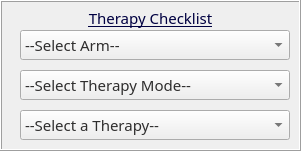
    <widget class="QFrame" name="frame_selectTherapy">
     <property name="geometry">
      <rect>
       <x>0</x>
       <y>120</y>
       <width>301</width>
       <height>151</height>
      </rect>
     </property>
     <property name="font">
      <font>
       <weight>50</weight>
       <bold>false</bold>
      </font>
     </property>
     <property name="frameShape">
      <enum>QFrame::Box</enum>
     </property>
     <property name="frameShadow">
      <enum>QFrame::Raised</enum>
     </property>
     <property name="lineWidth">
      <number>1</number>
     </property>
     <widget class="QLabel" name="label_selectTherapy">
      <property name="geometry">
       <rect>
        <x>8</x>
        <y>5</y>
        <width>285</width>
        <height>26</height>
       </rect>
      </property>
      <property name="palette">
       <palette>
        <active>
         <colorrole role="WindowText">
          <brush brushstyle="SolidPattern">
           <color alpha="255">
            <red>0</red>
            <green>0</green>
            <blue>65</blue>
           </color>
          </brush>
         </colorrole>
         <colorrole role="Text">
          <brush brushstyle="SolidPattern">
           <color alpha="255">
            <red>0</red>
            <green>85</green>
            <blue>0</blue>
           </color>
          </brush>
         </colorrole>
         <colorrole role="ButtonText">
          <brush brushstyle="SolidPattern">
           <color alpha="255">
            <red>0</red>
            <green>0</green>
            <blue>127</blue>
           </color>
          </brush>
         </colorrole>
         <colorrole role="Base">
          <brush brushstyle="SolidPattern">
           <color alpha="255">
            <red>255</red>
            <green>255</green>
            <blue>255</blue>
           </color>
          </brush>
         </colorrole>
         <colorrole role="Window">
          <brush brushstyle="SolidPattern">
           <color alpha="255">
            <red>255</red>
            <green>255</green>
            <blue>255</blue>
           </color>
          </brush>
         </colorrole>
         <colorrole role="Shadow">
          <brush brushstyle="SolidPattern">
           <color alpha="255">
            <red>0</red>
            <green>0</green>
            <blue>127</blue>
           </color>
          </brush>
         </colorrole>
         <colorrole role="PlaceholderText">
          <brush brushstyle="NoBrush">
           <color alpha="128">
            <red>0</red>
            <green>85</green>
            <blue>0</blue>
           </color>
          </brush>
         </colorrole>
        </active>
        <inactive>
         <colorrole role="WindowText">
          <brush brushstyle="SolidPattern">
           <color alpha="255">
            <red>0</red>
            <green>0</green>
            <blue>65</blue>
           </color>
          </brush>
         </colorrole>
         <colorrole role="Text">
          <brush brushstyle="SolidPattern">
           <color alpha="255">
            <red>0</red>
            <green>85</green>
            <blue>0</blue>
           </color>
          </brush>
         </colorrole>
         <colorrole role="ButtonText">
          <brush brushstyle="SolidPattern">
           <color alpha="255">
            <red>0</red>
            <green>0</green>
            <blue>127</blue>
           </color>
          </brush>
         </colorrole>
         <colorrole role="Base">
          <brush brushstyle="SolidPattern">
           <color alpha="255">
            <red>255</red>
            <green>255</green>
            <blue>255</blue>
           </color>
          </brush>
         </colorrole>
         <colorrole role="Window">
          <brush brushstyle="SolidPattern">
           <color alpha="255">
            <red>255</red>
            <green>255</green>
            <blue>255</blue>
           </color>
          </brush>
         </colorrole>
         <colorrole role="Shadow">
          <brush brushstyle="SolidPattern">
           <color alpha="255">
            <red>0</red>
            <green>0</green>
            <blue>127</blue>
           </color>
          </brush>
         </colorrole>
         <colorrole role="PlaceholderText">
          <brush brushstyle="NoBrush">
           <color alpha="128">
            <red>0</red>
            <green>85</green>
            <blue>0</blue>
           </color>
          </brush>
         </colorrole>
        </inactive>
        <disabled>
         <colorrole role="WindowText">
          <brush brushstyle="SolidPattern">
           <color alpha="255">
            <red>120</red>
            <green>120</green>
            <blue>120</blue>
           </color>
          </brush>
         </colorrole>
         <colorrole role="Text">
          <brush brushstyle="SolidPattern">
           <color alpha="255">
            <red>120</red>
            <green>120</green>
            <blue>120</blue>
           </color>
          </brush>
         </colorrole>
         <colorrole role="ButtonText">
          <brush brushstyle="SolidPattern">
           <color alpha="255">
            <red>120</red>
            <green>120</green>
            <blue>120</blue>
           </color>
          </brush>
         </colorrole>
         <colorrole role="Base">
          <brush brushstyle="SolidPattern">
           <color alpha="255">
            <red>255</red>
            <green>255</green>
            <blue>255</blue>
           </color>
          </brush>
         </colorrole>
         <colorrole role="Window">
          <brush brushstyle="SolidPattern">
           <color alpha="255">
            <red>255</red>
            <green>255</green>
            <blue>255</blue>
           </color>
          </brush>
         </colorrole>
         <colorrole role="Shadow">
          <brush brushstyle="SolidPattern">
           <color alpha="255">
            <red>0</red>
            <green>0</green>
            <blue>127</blue>
           </color>
          </brush>
         </colorrole>
         <colorrole role="PlaceholderText">
          <brush brushstyle="NoBrush">
           <color alpha="128">
            <red>0</red>
            <green>85</green>
            <blue>0</blue>
           </color>
          </brush>
         </colorrole>
        </disabled>
       </palette>
      </property>
      <property name="font">
       <font>
        <family>Tunga</family>
        <pointsize>11</pointsize>
        <weight>50</weight>
        <bold>false</bold>
        <underline>true</underline>
        <kerning>true</kerning>
       </font>
      </property>
      <property name="cursor">
       <cursorShape>PointingHandCursor</cursorShape>
      </property>
      <property name="frameShape">
       <enum>QFrame::NoFrame</enum>
      </property>
      <property name="frameShadow">
       <enum>QFrame::Plain</enum>
      </property>
      <property name="text">
       <string>Therapy Checklist</string>
      </property>
      <property name="scaledContents">
       <bool>true</bool>
      </property>
      <property name="alignment">
       <set>Qt::AlignCenter</set>
      </property>
     </widget>
     <widget class="QComboBox" name="combo_armSelection">
      <property name="geometry">
       <rect>
        <x>20</x>
        <y>30</y>
        <width>270</width>
        <height>30</height>
       </rect>
      </property>
      <property name="palette">
       <palette>
        <active>
         <colorrole role="WindowText">
          <brush brushstyle="SolidPattern">
           <color alpha="255">
            <red>0</red>
            <green>0</green>
            <blue>0</blue>
           </color>
          </brush>
         </colorrole>
         <colorrole role="Text">
          <brush brushstyle="SolidPattern">
           <color alpha="255">
            <red>0</red>
            <green>85</green>
            <blue>0</blue>
           </color>
          </brush>
         </colorrole>
         <colorrole role="ButtonText">
          <brush brushstyle="SolidPattern">
           <color alpha="255">
            <red>0</red>
            <green>0</green>
            <blue>0</blue>
           </color>
          </brush>
         </colorrole>
         <colorrole role="PlaceholderText">
          <brush brushstyle="NoBrush">
           <color alpha="128">
            <red>0</red>
            <green>85</green>
            <blue>0</blue>
           </color>
          </brush>
         </colorrole>
        </active>
        <inactive>
         <colorrole role="WindowText">
          <brush brushstyle="SolidPattern">
           <color alpha="255">
            <red>47</red>
            <green>46</green>
            <blue>46</blue>
           </color>
          </brush>
         </colorrole>
         <colorrole role="Text">
          <brush brushstyle="SolidPattern">
           <color alpha="255">
            <red>47</red>
            <green>46</green>
            <blue>46</blue>
           </color>
          </brush>
         </colorrole>
         <colorrole role="ButtonText">
          <brush brushstyle="SolidPattern">
           <color alpha="255">
            <red>47</red>
            <green>46</green>
            <blue>46</blue>
           </color>
          </brush>
         </colorrole>
         <colorrole role="PlaceholderText">
          <brush brushstyle="NoBrush">
           <color alpha="128">
            <red>0</red>
            <green>85</green>
            <blue>0</blue>
           </color>
          </brush>
         </colorrole>
        </inactive>
        <disabled>
         <colorrole role="WindowText">
          <brush brushstyle="SolidPattern">
           <color alpha="255">
            <red>47</red>
            <green>46</green>
            <blue>46</blue>
           </color>
          </brush>
         </colorrole>
         <colorrole role="Text">
          <brush brushstyle="SolidPattern">
           <color alpha="255">
            <red>47</red>
            <green>46</green>
            <blue>46</blue>
           </color>
          </brush>
         </colorrole>
         <colorrole role="ButtonText">
          <brush brushstyle="SolidPattern">
           <color alpha="255">
            <red>47</red>
            <green>46</green>
            <blue>46</blue>
           </color>
          </brush>
         </colorrole>
         <colorrole role="PlaceholderText">
          <brush brushstyle="NoBrush">
           <color alpha="128">
            <red>0</red>
            <green>85</green>
            <blue>0</blue>
           </color>
          </brush>
         </colorrole>
        </disabled>
       </palette>
      </property>
      <property name="font">
       <font>
        <family>Tunga</family>
        <pointsize>11</pointsize>
        <weight>50</weight>
        <bold>false</bold>
       </font>
      </property>
      <property name="cursor">
       <cursorShape>PointingHandCursor</cursorShape>
      </property>
      <property name="acceptDrops">
       <bool>false</bool>
      </property>
      <property name="toolTip">
       <string>Select the type of therapy.</string>
      </property>
      <property name="currentText">
       <string>--Select Arm--</string>
      </property>
      <property name="maxVisibleItems">
       <number>12</number>
      </property>
      <property name="sizeAdjustPolicy">
       <enum>QComboBox::AdjustToMinimumContentsLength</enum>
      </property>
      <property name="minimumContentsLength">
       <number>0</number>
      </property>
      <property name="iconSize">
       <size>
        <width>20</width>
        <height>20</height>
       </size>
      </property>
      <property name="frame">
       <bool>true</bool>
      </property>
      <property name="modelColumn">
       <number>0</number>
      </property>
      <item>
       <property name="text">
        <string>--Select Arm--</string>
       </property>
      </item>
      <item>
       <property name="text">
        <string>Right Arm</string>
       </property>
      </item>
      <item>
       <property name="text">
        <string>Left Arm</string>
       </property>
      </item>
     </widget>
     <widget class="QComboBox" name="combo_therapyModeSelection">
      <property name="geometry">
       <rect>
        <x>20</x>
        <y>70</y>
        <width>270</width>
        <height>30</height>
       </rect>
      </property>
      <property name="palette">
       <palette>
        <active>
         <colorrole role="WindowText">
          <brush brushstyle="SolidPattern">
           <color alpha="255">
            <red>0</red>
            <green>0</green>
            <blue>0</blue>
           </color>
          </brush>
         </colorrole>
         <colorrole role="Text">
          <brush brushstyle="SolidPattern">
           <color alpha="255">
            <red>0</red>
            <green>85</green>
            <blue>0</blue>
           </color>
          </brush>
         </colorrole>
         <colorrole role="ButtonText">
          <brush brushstyle="SolidPattern">
           <color alpha="255">
            <red>0</red>
            <green>0</green>
            <blue>0</blue>
           </color>
          </brush>
         </colorrole>
         <colorrole role="PlaceholderText">
          <brush brushstyle="NoBrush">
           <color alpha="128">
            <red>0</red>
            <green>85</green>
            <blue>0</blue>
           </color>
          </brush>
         </colorrole>
        </active>
        <inactive>
         <colorrole role="WindowText">
          <brush brushstyle="SolidPattern">
           <color alpha="255">
            <red>47</red>
            <green>46</green>
            <blue>46</blue>
           </color>
          </brush>
         </colorrole>
         <colorrole role="Text">
          <brush brushstyle="SolidPattern">
           <color alpha="255">
            <red>47</red>
            <green>46</green>
            <blue>46</blue>
           </color>
          </brush>
         </colorrole>
         <colorrole role="ButtonText">
          <brush brushstyle="SolidPattern">
           <color alpha="255">
            <red>47</red>
            <green>46</green>
            <blue>46</blue>
           </color>
          </brush>
         </colorrole>
         <colorrole role="PlaceholderText">
          <brush brushstyle="NoBrush">
           <color alpha="128">
            <red>0</red>
            <green>85</green>
            <blue>0</blue>
           </color>
          </brush>
         </colorrole>
        </inactive>
        <disabled>
         <colorrole role="WindowText">
          <brush brushstyle="SolidPattern">
           <color alpha="255">
            <red>47</red>
            <green>46</green>
            <blue>46</blue>
           </color>
          </brush>
         </colorrole>
         <colorrole role="Text">
          <brush brushstyle="SolidPattern">
           <color alpha="255">
            <red>47</red>
            <green>46</green>
            <blue>46</blue>
           </color>
          </brush>
         </colorrole>
         <colorrole role="ButtonText">
          <brush brushstyle="SolidPattern">
           <color alpha="255">
            <red>47</red>
            <green>46</green>
            <blue>46</blue>
           </color>
          </brush>
         </colorrole>
         <colorrole role="PlaceholderText">
          <brush brushstyle="NoBrush">
           <color alpha="128">
            <red>0</red>
            <green>85</green>
            <blue>0</blue>
           </color>
          </brush>
         </colorrole>
        </disabled>
       </palette>
      </property>
      <property name="font">
       <font>
        <family>Tunga</family>
        <pointsize>11</pointsize>
        <weight>50</weight>
        <bold>false</bold>
       </font>
      </property>
      <property name="cursor">
       <cursorShape>PointingHandCursor</cursorShape>
      </property>
      <property name="acceptDrops">
       <bool>false</bool>
      </property>
      <property name="toolTip">
       <string>Select the type of therapy.</string>
      </property>
      <property name="currentText">
       <string>--Select Therapy Mode--</string>
      </property>
      <property name="maxVisibleItems">
       <number>12</number>
      </property>
      <property name="sizeAdjustPolicy">
       <enum>QComboBox::AdjustToMinimumContentsLength</enum>
      </property>
      <property name="minimumContentsLength">
       <number>0</number>
      </property>
      <property name="iconSize">
       <size>
        <width>20</width>
        <height>20</height>
       </size>
      </property>
      <property name="frame">
       <bool>true</bool>
      </property>
      <property name="modelColumn">
       <number>0</number>
      </property>
      <item>
       <property name="text">
        <string>--Select Therapy Mode--</string>
       </property>
      </item>
      <item>
       <property name="text">
        <string>Right Arm</string>
       </property>
      </item>
      <item>
       <property name="text">
        <string>Left Arm</string>
       </property>
      </item>
     </widget>
     <widget class="QComboBox" name="combo_therapySelection">
      <property name="geometry">
       <rect>
        <x>20</x>
        <y>110</y>
        <width>270</width>
        <height>30</height>
       </rect>
      </property>
      <property name="palette">
       <palette>
        <active>
         <colorrole role="WindowText">
          <brush brushstyle="SolidPattern">
           <color alpha="255">
            <red>0</red>
            <green>0</green>
            <blue>0</blue>
           </color>
          </brush>
         </colorrole>
         <colorrole role="Text">
          <brush brushstyle="SolidPattern">
           <color alpha="255">
            <red>0</red>
            <green>85</green>
            <blue>0</blue>
           </color>
          </brush>
         </colorrole>
         <colorrole role="ButtonText">
          <brush brushstyle="SolidPattern">
           <color alpha="255">
            <red>0</red>
            <green>0</green>
            <blue>0</blue>
           </color>
          </brush>
         </colorrole>
         <colorrole role="PlaceholderText">
          <brush brushstyle="NoBrush">
           <color alpha="128">
            <red>0</red>
            <green>85</green>
            <blue>0</blue>
           </color>
          </brush>
         </colorrole>
        </active>
        <inactive>
         <colorrole role="WindowText">
          <brush brushstyle="SolidPattern">
           <color alpha="255">
            <red>47</red>
            <green>46</green>
            <blue>46</blue>
           </color>
          </brush>
         </colorrole>
         <colorrole role="Text">
          <brush brushstyle="SolidPattern">
           <color alpha="255">
            <red>47</red>
            <green>46</green>
            <blue>46</blue>
           </color>
          </brush>
         </colorrole>
         <colorrole role="ButtonText">
          <brush brushstyle="SolidPattern">
           <color alpha="255">
            <red>47</red>
            <green>46</green>
            <blue>46</blue>
           </color>
          </brush>
         </colorrole>
         <colorrole role="PlaceholderText">
          <brush brushstyle="NoBrush">
           <color alpha="128">
            <red>0</red>
            <green>85</green>
            <blue>0</blue>
           </color>
          </brush>
         </colorrole>
        </inactive>
        <disabled>
         <colorrole role="WindowText">
          <brush brushstyle="SolidPattern">
           <color alpha="255">
            <red>47</red>
            <green>46</green>
            <blue>46</blue>
           </color>
          </brush>
         </colorrole>
         <colorrole role="Text">
          <brush brushstyle="SolidPattern">
           <color alpha="255">
            <red>47</red>
            <green>46</green>
            <blue>46</blue>
           </color>
          </brush>
         </colorrole>
         <colorrole role="ButtonText">
          <brush brushstyle="SolidPattern">
           <color alpha="255">
            <red>47</red>
            <green>46</green>
            <blue>46</blue>
           </color>
          </brush>
         </colorrole>
         <colorrole role="PlaceholderText">
          <brush brushstyle="NoBrush">
           <color alpha="128">
            <red>0</red>
            <green>85</green>
            <blue>0</blue>
           </color>
          </brush>
         </colorrole>
        </disabled>
       </palette>
      </property>
      <property name="font">
       <font>
        <family>Tunga</family>
        <pointsize>11</pointsize>
        <weight>50</weight>
        <bold>false</bold>
       </font>
      </property>
      <property name="cursor">
       <cursorShape>PointingHandCursor</cursorShape>
      </property>
      <property name="acceptDrops">
       <bool>false</bool>
      </property>
      <property name="toolTip">
       <string>Select the type of therapy.</string>
      </property>
      <property name="currentText">
       <string>--Select a Therapy--</string>
      </property>
      <property name="maxVisibleItems">
       <number>12</number>
      </property>
      <property name="sizeAdjustPolicy">
       <enum>QComboBox::AdjustToMinimumContentsLength</enum>
      </property>
      <property name="minimumContentsLength">
       <number>0</number>
      </property>
      <property name="iconSize">
       <size>
        <width>20</width>
        <height>20</height>
       </size>
      </property>
      <property name="frame">
       <bool>true</bool>
      </property>
      <property name="modelColumn">
       <number>0</number>
      </property>
      <item>
       <property name="text">
        <string>--Select a Therapy--</string>
       </property>
      </item>
      <item>
       <property name="text">
        <string>Therapy_Name_1</string>
       </property>
      </item>
      <item>
       <property name="text">
        <string>Therapy_Name_2</string>
       </property>
      </item>
     </widget>
    </widget>
